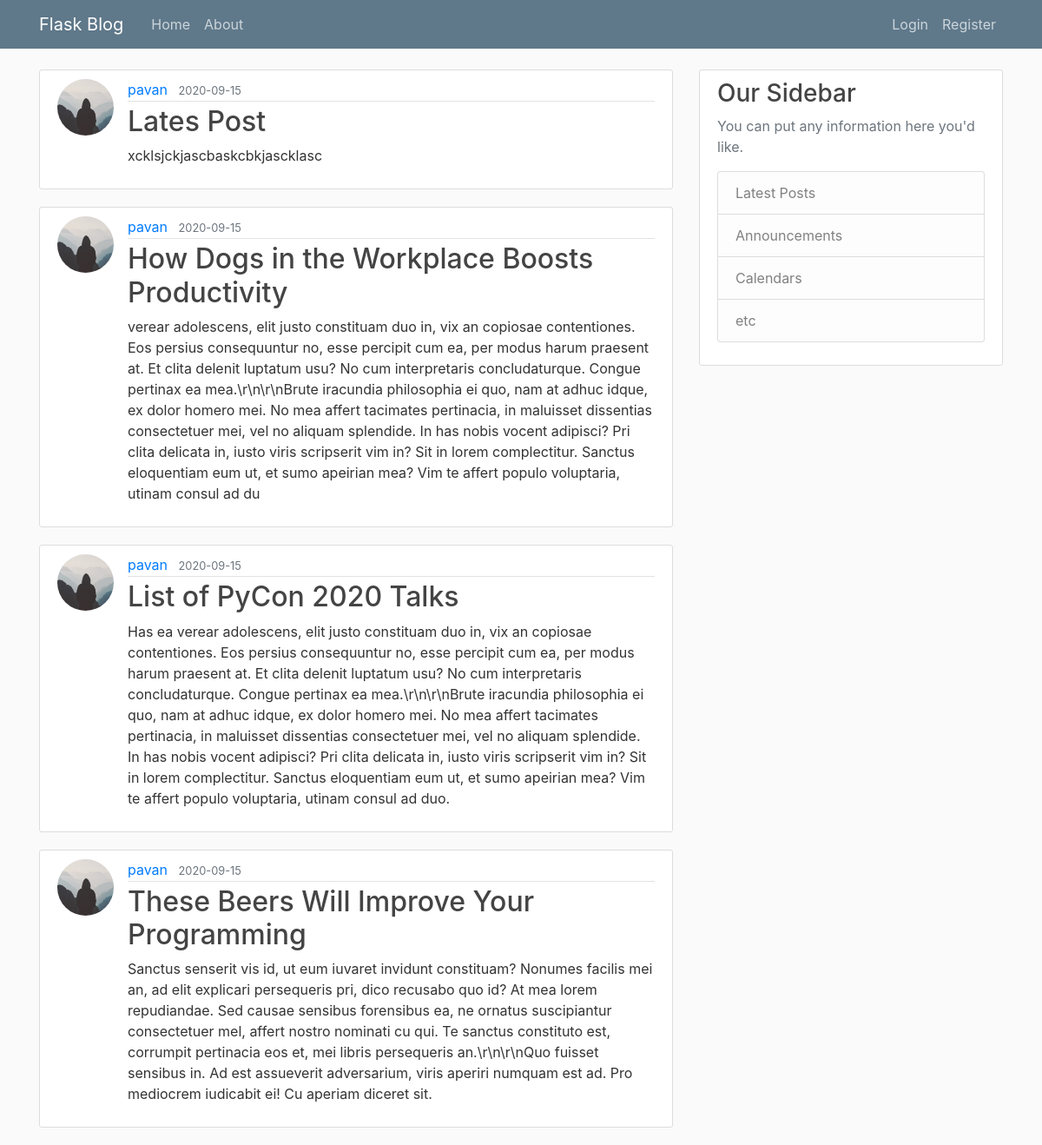
The page /home on the database its author committed.
### flaskblog/models.py (models this page shows, shortened)
class Post(db.Model):
    id = db.Column(db.Integer, primary_key=True)
    title = db.Column(db.String(100), nullable=False)
    date_posted = db.Column(
        db.DateTime, nullable=False, default=datetime.utcnow)
    content = db.Column(db.Text, nullable=False)
    user_id = db.Column(db.Integer, db.ForeignKey('user.id'), nullable=False)

class User(db.Model,UserMixin):
    id = db.Column(db.Integer, primary_key=True)
    username = db.Column(db.String(20), unique=True, nullable=False)
    email = db.Column(db.String(120), unique=True, nullable=False)
    image_file = db.Column(db.String(20), nullable=False,
                           default="default.jpg")
    password = db.Column(db.String(60), nullable=False)
    posts = db.relationship('Post', backref="author", lazy="dynamic")

### flaskblog/routes.py (the view)
@app.route("/")
@app.route("/home")
def home():
    page = request.args.get('page',1,type=int)
    posts = Post.query.order_by(Post.date_posted.desc()).paginate(page=page,per_page=4)
    return render_template('home.html', posts=posts)

### flaskblog/templates/home.html
{% extends "layout.html" %}
{% block content %}
 {% for post in posts.items %}
<article class="media content-section">
  <img  class="rounded-circle article-img" src="{{url_for('static',filename='profile_pics/'+ post.author.image_file)}}" alt="">
  <div class="media-body">
    <div class="article-metadata">
      <a class="mr-2" href="#">{{ post.author.username }}</a>
      <small class="text-muted">{{ post.date_posted.strftime('%Y-%m-%d') }}</small>
    </div>
    <h2><a class="article-title" href="{{ url_for('post', post_id=post.id) }}">{{ post.title }}</a></h2>
    <p class="article-content">{{ post.content }}</p>
  </div>
</article>
{% endfor %} {% endblock content%}

### flaskblog/templates/layout.html (shortened to what this page needs)
<!DOCTYPE html>
<html lang="en">
  <head>
    <link rel="stylesheet" href="https://maxcdn.bootstrapcdn.com/bootstrap/4.0.0/css/bootstrap.min.css">
    <link rel="stylesheet" type="text/css" href="{{ url_for('static',filename='main.css') }}">
  </head>
  <body>
    <header class="site-header">
      <nav class="navbar navbar-expand-md navbar-dark bg-steel fixed-top">
        <div class="container">
          <a class="navbar-brand mr-4" href="/">Flask Blog</a>
          <div class="collapse navbar-collapse" id="navbarToggle">
            <div class="navbar-nav mr-auto">
              <a class="nav-item nav-link" href="{{url_for("home")}}">Home</a>
              <a class="nav-item nav-link" href="{{url_for("about")}}">About</a>
            </div>
            <div class="navbar-nav">
              {% if current_user.is_authenticated %}
              <a class="nav-item nav-link" href="{{url_for("new_post")}}">New Post</a>
              <a class="nav-item nav-link" href="{{url_for("account")}}">Account</a>
              <a class="nav-item nav-link" href="{{url_for("logout")}}">Logout</a>
              {% else %}
              <a class="nav-item nav-link" href="{{url_for("login")}}">Login</a>
              <a class="nav-item nav-link" href="{{url_for("register")}}">Register</a>
              {% endif %}
            </div>
          </div>
        </div>
      </nav>
    </header>
    <main role="main" class="container">
        <div class="row">
          <div class="col-md-8">
            {% block content %}{% endblock %}
          </div>
          <div class="col-md-4">
            <div class="content-section">
              <h3>Our Sidebar</h3>
              <p class='text-muted'>You can put any information here you'd like.
                <ul class="list-group">
                  <li class="list-group-item list-group-item-light">Latest Posts</li>
                  <li class="list-group-item list-group-item-light">Announcements</li>
                  <li class="list-group-item list-group-item-light">Calendars</li>
                  <li class="list-group-item list-group-item-light">etc</li>
                </ul>
              </p>
            </div>
          </div>
        </div>
      </main>
  </body>
</html>

### flaskblog/static/main.css (style rules this page uses)
body { background: #fafafa; color: #333333; margin-top: 5rem; }
h1, h2, h3, h4, h5, h6 { color: #444444; }
.bg-steel { background-color: #5f788a; }
.site-header .navbar-nav .nav-link { color: #cbd5db; }
.content-section { background: #ffffff; padding: 10px 20px; border: 1px solid #dddddd; border-radius: 3px; margin-bottom: 20px; }
.article-title { color: #444444; }
.article-content { white-space: pre-line; }
.article-img { height: 65px; width: 65px; margin-right: 16px; }
.article-metadata { padding-bottom: 1px; margin-bottom: 4px; border-bottom: 1px solid #e3e3e3; }

### rows shown on the page
Post: image_file (placeholder picture), author.username "pavan", date_posted "2020-09-15", title "Lates Post", content "xcklsjckjascbaskcbkjascklasc"
Post: image_file (placeholder picture), author.username "pavan", date_posted "2020-09-15", title "How Dogs in the Workplace Boosts Productivity", content "verear adolescens, elit justo constituam duo in, vix an copiosae contentiones. Eos persius consequuntur no, esse percipit cum ea, per modus harum praesent at. Et clita delenit luptatum usu? No cum interpretaris concludaturque. Congue pertinax ea mea.\\r\\n\\r\\nBrute iracundia philosophia ei quo, nam at adhuc idque, ex dolor homero mei. No mea affert tacimates pertinacia, in maluisset dissentias consectetuer mei, vel no aliquam splendide. In has nobis vocent adipisci? Pri clita delicata in, iusto viris scripserit vim in? Sit in lorem complectitur. Sanctus eloquentiam eum ut, et sumo apeirian mea? Vim te affert populo voluptaria, utinam consul ad du"
Post: image_file (placeholder picture), author.username "pavan", date_posted "2020-09-15", title "List of PyCon 2020 Talks", content "Has ea verear adolescens, elit justo constituam duo in, vix an copiosae contentiones. Eos persius consequuntur no, esse percipit cum ea, per modus harum praesent at. Et clita delenit luptatum usu? No cum interpretaris concludaturque. Congue pertinax ea mea.\\r\\n\\r\\nBrute iracundia philosophia ei quo, nam at adhuc idque, ex dolor homero mei. No mea affert tacimates pertinacia, in maluisset dissentias consectetuer mei, vel no aliquam splendide. In has nobis vocent adipisci? Pri clita delicata in, iusto viris scripserit vim in? Sit in lorem complectitur. Sanctus eloquentiam eum ut, et sumo apeirian mea? Vim te affert populo voluptaria, utinam consul ad duo."
Post: image_file (placeholder picture), author.username "pavan", date_posted "2020-09-15", title "These Beers Will Improve Your Programming", content "Sanctus senserit vis id, ut eum iuvaret invidunt constituam? Nonumes facilis mei an, ad elit explicari persequeris pri, dico recusabo quo id? At mea lorem repudiandae. Sed causae sensibus forensibus ea, ne ornatus suscipiantur consectetuer mel, affert nostro nominati cu qui. Te sanctus constituto est, corrumpit pertinacia eos et, mei libris persequeris an.\\r\\n\\r\\nQuo fuisset sensibus in. Ad est assueverit adversarium, viris aperiri numquam est ad. Pro mediocrem iudicabit ei! Cu aperiam diceret sit."
